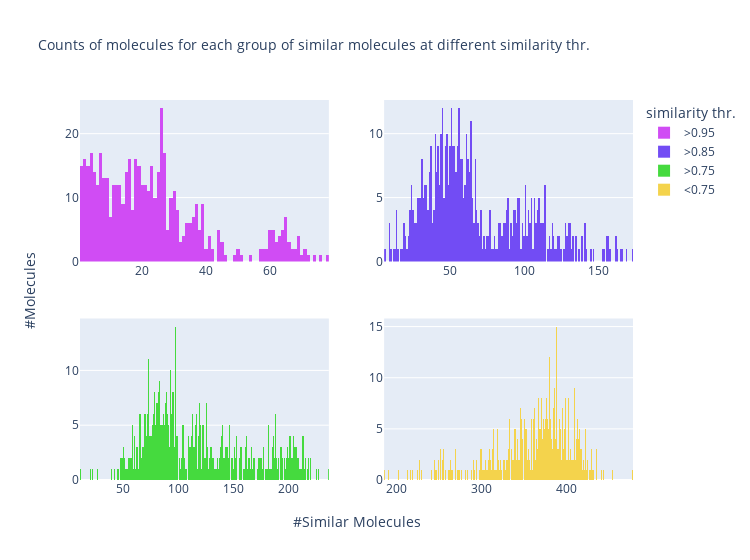

Source (notebook cell):
### Code cell
# make subplots
fig = make_subplots(rows=2, cols=2, x_title='#Similar Molecules', y_title='#Molecules') 
# > 0.95
trace1 = go.Histogram(name=">0.95", x=out_similar[0]['#similar'], nbinsx=int(out_similar[0]['#similar'].max()), marker=go.histogram.Marker(color='#D04CF4'))
# > 0.85
trace2 = go.Histogram(name=">0.85", x=out_similar[1]['#similar'], nbinsx=int(out_similar[1]['#similar'].max()), marker=go.histogram.Marker(color='#724CF4'))
# > 0.75
trace3 = go.Histogram(name=">0.75", x=out_similar[2]['#similar'], nbinsx=int(out_similar[2]['#similar'].max()), marker=go.histogram.Marker(color='#45DA3E'))
# < 0.75
trace4 = go.Histogram(name="<0.75", x=out_similar[3]['#similar'], nbinsx=int(out_similar[3]['#similar'].max()), marker=go.histogram.Marker(color='#F4D34C'))

# update layout
fig.append_trace(trace1, 1, 1)
fig.append_trace(trace2, 1, 2)
fig.append_trace(trace3, 2, 1)
fig.append_trace(trace4, 2, 2)
fig.update_layout(title=dict(text="Counts of molecules for each group of similar molecules at different similarity thr.", font_size=14),
                legend_title="similarity thr.", width=750)
# update x and y labels
fig.layout.annotations[0].update(font_size=14)
fig.layout.annotations[1].update(font_size=14)

# configuration
config = {'modeBarButtonsToRemove': ['logo', 'zoomin', 'zoomout', 'zoom', 
    'lasso', 'pan', 'autoscale', 'select'], 'displaylogo': False}

# save and show 
fig.write_html("../Flask/pollutants_db_app/static/img/distribution_neighbors_similar_molecules.html", config=config)
fig.show(config=config)

### Figure 1 — Plotly figure (JSON) as saved in the notebook; plotly's stock layout.template omitted (floating-point values rounded to 4 significant figures; data arrays with more than 128 entries replaced by an {"elided": "..."} marker saying what was removed)
{"data": [{"marker": {"color": "#D04CF4"}, "name": ">0.95", "nbinsx": 78, "type": "histogram", "x": {"elided": "526 int values"}, "xaxis": "x", "yaxis": "y"}, {"marker": {"color": "#724CF4"}, "name": ">0.85", "nbinsx": 173, "type": "histogram", "x": {"elided": "535 int values"}, "xaxis": "x2", "yaxis": "y2"}, {"marker": {"color": "#45DA3E"}, "name": ">0.75", "nbinsx": 236, "type": "histogram", "x": {"elided": "535 int values"}, "xaxis": "x3", "yaxis": "y3"}, {"marker": {"color": "#F4D34C"}, "name": "<0.75", "nbinsx": 477, "type": "histogram", "x": {"elided": "535 int values"}, "xaxis": "x4", "yaxis": "y4"}], "layout": {"annotations": [{"font": {"size": 14}, "showarrow": false, "text": "#Similar Molecules", "x": 0.5, "xanchor": "center", "xref": "paper", "y": 0, "yanchor": "top", "yref": "paper", "yshift": -30}, {"font": {"size": 14}, "showarrow": false, "text": "#Molecules", "textangle": -90, "x": 0, "xanchor": "right", "xref": "paper", "xshift": -40, "y": 0.5, "yanchor": "middle", "yref": "paper"}], "legend": {"title": {"text": "similarity thr."}}, "title": {"font": {"size": 14}, "text": "Counts of molecules for each group of similar molecules at different similarity thr."}, "width": 750, "xaxis": {"anchor": "y", "domain": [0, 0.45]}, "xaxis2": {"anchor": "y2", "domain": [0.55, 1]}, "xaxis3": {"anchor": "y3", "domain": [0, 0.45]}, "xaxis4": {"anchor": "y4", "domain": [0.55, 1]}, "yaxis": {"anchor": "x", "domain": [0.575, 1]}, "yaxis2": {"anchor": "x2", "domain": [0.575, 1]}, "yaxis3": {"anchor": "x3", "domain": [0, 0.425]}, "yaxis4": {"anchor": "x4", "domain": [0, 0.425]}}}
